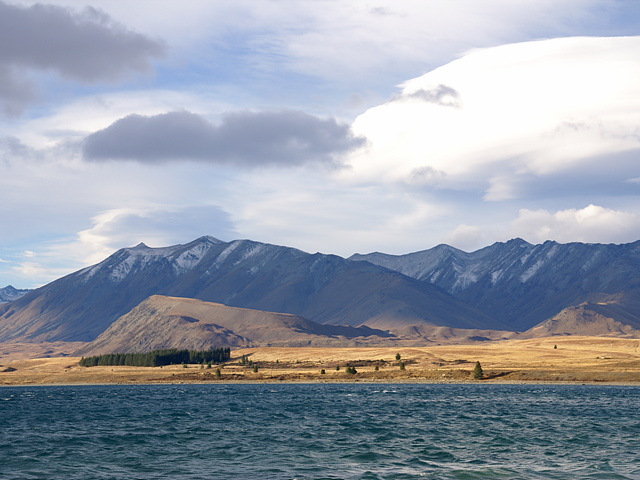
#> input picture tekapo.bmp, 640 x 480 px
$ python rotation2.py
#> lines starting #> are read from the running program, lines starting #| are printed output that depends on the picture
import sys
import numpy as np
import cv2


src = cv2.imread('tekapo.bmp')
#> src is the input picture: shape (480, 640, 3); mean B, G, R 169.8, 157.4, 149.7

if src is None:
    print('Image load failed!')
    sys.exit()

cp = (src.shape[1] / 2, src.shape[0] / 2)
#> cp = (320, 240)
rot = cv2.getRotationMatrix2D(cp, 20, 0.7 ) #회전중심좌표, 회전 각도, 스케일

dst = cv2.warpAffine(src, rot, (0, 0))
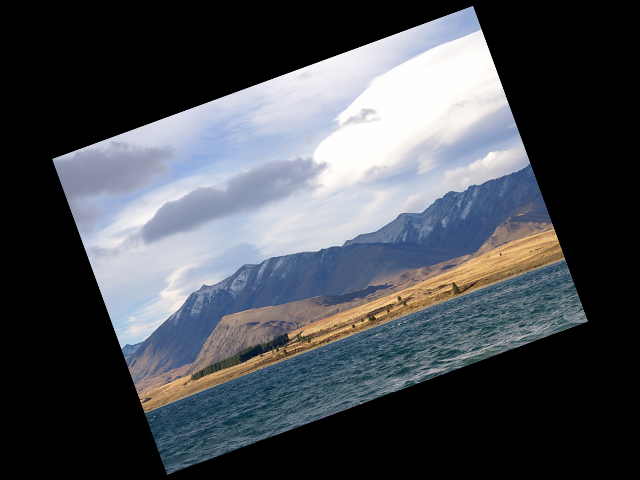
#> dst: shape (480, 640, 3); mean B, G, R 83.2, 77.1, 73.3
cv2.imshow('src', src)
cv2.imshow('dst', dst)
cv2.waitKey()

cv2.destroyAllWindows()

$ run again, with cat.bmp copied over tekapo.bmp
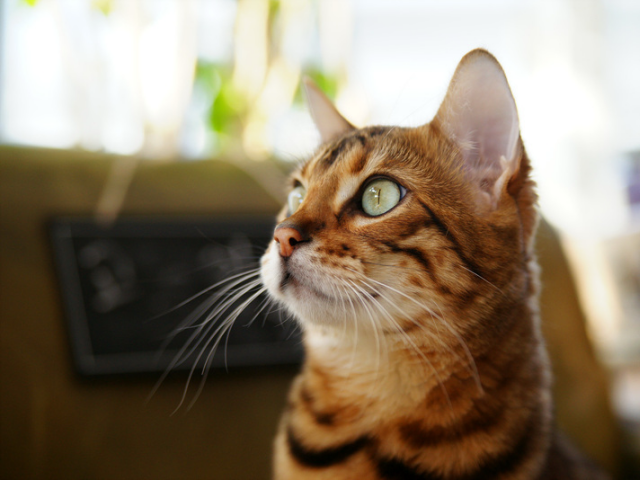
#> input picture cat.bmp, 640 x 480 px
#> src is the input picture: shape (480, 640, 3); mean B, G, R 104.5, 125.6, 140.8
#> `dst = cv2.warpAffine(src, rot, (0, 0))`:
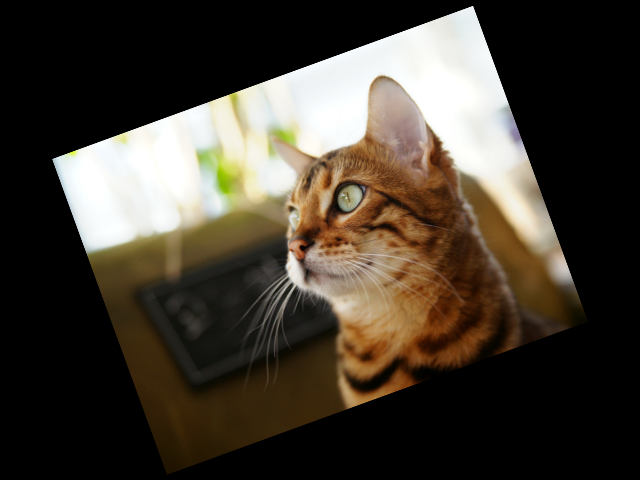
#> dst: shape (480, 640, 3); mean B, G, R 51.2, 61.6, 69

$ run again, with rose.bmp copied over tekapo.bmp
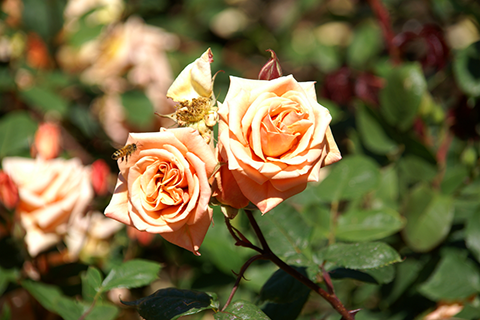
#> input picture rose.bmp, 480 x 320 px
#> src is the input picture: shape (320, 480, 3); mean B, G, R 63.1, 103.6, 116.2
#> `dst = cv2.warpAffine(src, rot, (0, 0))`:
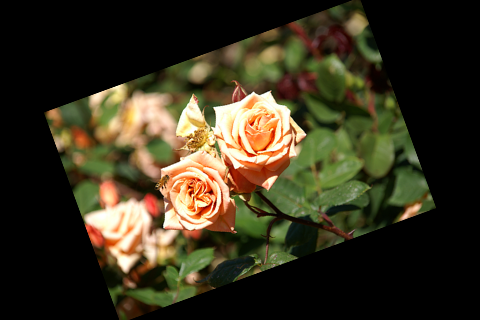
#> dst: shape (320, 480, 3); mean B, G, R 30.9, 50.7, 56.9
